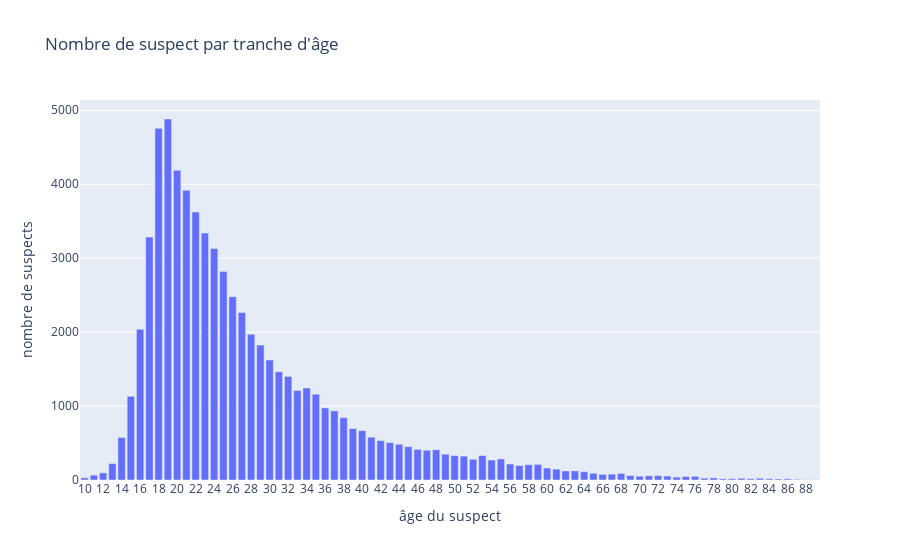

Notebook code cell kept with this figure:
### Code cell
age=list(range(10,90))
age=[str(num) for num in age]

filtered_suspects_age2=df_suspects[df_suspects['age_sus'].isin(age)]
filtered_suspects_age2

fig8 = px.bar(filtered_suspects_age2, x=sorted(pd.unique(filtered_suspects_age2['age_sus'])), y=filtered_suspects_age2.groupby('age_sus').count()['id'],
            labels={"x":"âge du suspect", "y":"nombre de suspects"},
            title="Nombre de suspect par tranche d'âge")

fig8

### Figure 1 — Plotly figure (JSON) as saved in the notebook; plotly's stock layout.template omitted (floating-point values rounded to 4 significant figures)
{"data": [{"alignmentgroup": "True", "hovertemplate": "âge du suspect=%{x}<br>nombre de suspects=%{y}<extra></extra>", "legendgroup": "", "marker": {"color": "#636efa", "pattern": {"shape": ""}}, "name": "", "offsetgroup": "", "orientation": "v", "showlegend": false, "textposition": "auto", "type": "bar", "x": ["10", "11", "12", "13", "14", "15", "16", "17", "18", "19", "20", "21", "22", "23", "24", "25", "26", "27", "28", "29", "30", "31", "32", "33", "34", "35", "36", "37", "38", "39", "40", "41", "42", "43", "44", "45", "46", "47", "48", "49", "50", "51", "52", "53", "54", "55", "56", "57", "58", "59", "60", "61", "62", "63", "64", "65", "66", "67", "68", "69", "70", "71", "72", "73", "74", "75", "76", "77", "78", "79", "80", "81", "82", "83", "84", "85", "86", "87", "88", "89"], "xaxis": "x", "y": [29, 65, 96, 222, 576, 1132, 2038, 3285, 4756, 4882, 4189, 3918, 3625, 3339, 3130, 2818, 2479, 2264, 1971, 1824, 1622, 1464, 1401, 1211, 1245, 1161, 975, 935, 843, 696, 667, 579, 533, 506, 484, 451, 414, 402, 409, 349, 329, 323, 280, 331, 270, 285, 216, 195, 207, 211, 162, 147, 122, 123, 112, 91, 76, 79, 89, 60, 52, 57, 59, 53, 39, 47, 50, 25, 29, 16, 18, 23, 17, 24, 17, 14, 17, 9, 6, 6], "yaxis": "y"}], "layout": {"barmode": "relative", "legend": {"tracegroupgap": 0}, "title": {"text": "Nombre de suspect par tranche d'âge"}, "xaxis": {"anchor": "y", "domain": [0, 1], "title": {"text": "âge du suspect"}}, "yaxis": {"anchor": "x", "domain": [0, 1], "title": {"text": "nombre de suspects"}}}}
